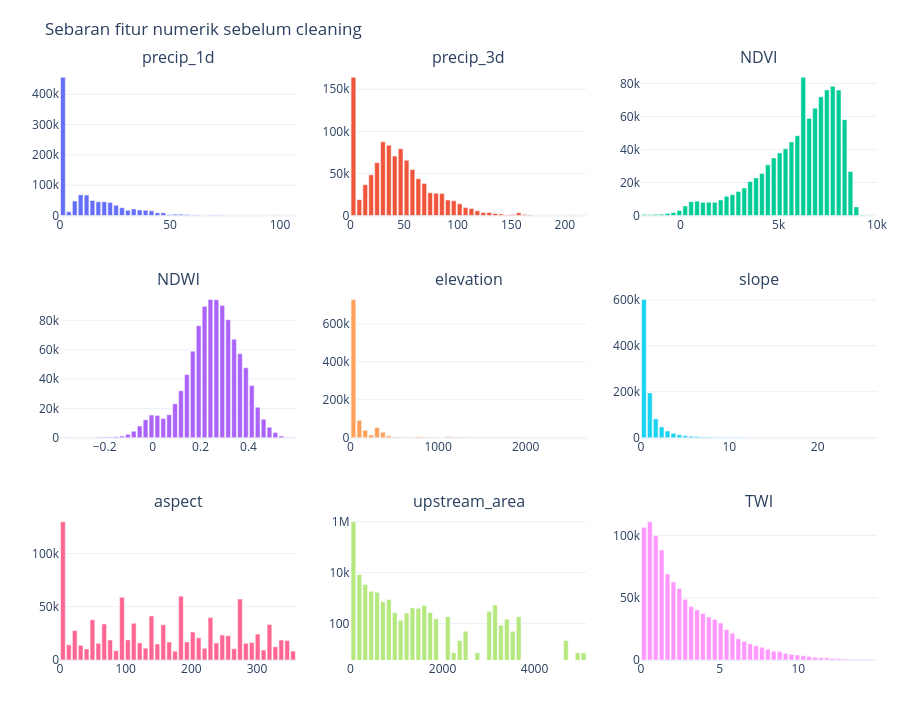

Write notebook code for a chart like this one.
### Code cell
KOLOM_HIST = ['precip_1d', 'precip_3d', 'NDVI', 'NDWI', 'elevation', 'slope', 'aspect', 'upstream_area', 'TWI']
JUMLAH_BIN = 40

fig0 = make_subplots(rows=3, cols=3, subplot_titles=KOLOM_HIST, vertical_spacing=0.13)
for i, k in enumerate(KOLOM_HIST):
    nilai_min, nilai_max = df[k].min(), df[k].max()
    lebar = (nilai_max - nilai_min) / JUMLAH_BIN
    ringkas = (
        df.select(((pl.col(k) - nilai_min) / lebar).floor().clip(0, JUMLAH_BIN - 1).alias('bin'))
        .group_by('bin').agg(pl.len().alias('n')).sort('bin')
    )
    x = [nilai_min + (b + 0.5) * lebar for b in ringkas['bin'].to_list()]
    fig0.add_bar(x=x, y=ringkas['n'].to_list(), row=i // 3 + 1, col=i % 3 + 1, showlegend=False)

fig0.update_yaxes(type='log', row=3, col=2)   # upstream_area: sumbu Y logaritmik
fig0.update_layout(title='Sebaran fitur numerik sebelum cleaning ', height=720)
tampilkan(fig0, 'qc_00_sebaran_fitur_awal')

### Figure 1 — Plotly figure (JSON) as saved in the notebook; plotly's stock layout.template omitted (floating-point values rounded to 4 significant figures)
{"data": [{"showlegend": false, "type": "bar", "x": [1.341, 4.023, 6.706, 9.388, 12.07, 14.75, 17.43, 20.12, 22.8, 25.48, 28.16, 30.85, 33.53, 36.21, 38.89, 41.57, 44.26, 46.94, 49.62, 52.3, 54.99, 57.67, 60.35, 63.03, 65.71, 68.4, 71.08, 73.76, 76.44, 79.13, 81.81, 84.49, 87.17, 92.54, 95.22, 100.6, 105.9], "xaxis": "x", "y": [456039, 12251, 47827, 68286, 67470, 49975, 45228, 45403, 43058, 33626, 25764, 17062, 21914, 18557, 17608, 15385, 9053, 9098, 3393, 4505, 4451, 3091, 1459, 1365, 314, 1366, 690, 1170, 69, 248, 16, 14, 5, 15, 2, 6, 18], "yaxis": "y"}, {"showlegend": false, "type": "bar", "x": [2.753, 8.258, 13.76, 19.27, 24.77, 30.28, 35.79, 41.29, 46.8, 52.3, 57.81, 63.31, 68.82, 74.32, 79.83, 85.33, 90.84, 96.35, 101.9, 107.4, 112.9, 118.4, 123.9, 129.4, 134.9, 140.4, 145.9, 151.4, 156.9, 162.4, 167.9, 173.4, 178.9, 184.4, 195.4, 217.5], "xaxis": "x2", "y": [164194, 18823, 36661, 48300, 62763, 87502, 83382, 70609, 79418, 65669, 54591, 43665, 38172, 27081, 26577, 26056, 18441, 17478, 13989, 9657, 8395, 5719, 3536, 3539, 2482, 1907, 739, 1099, 3272, 1112, 673, 47, 33, 169, 39, 12], "yaxis": "y2"}, {"showlegend": false, "type": "bar", "x": [-1850, -1550, -1250, -950, -650, -350, -50, 250, 550, 850, 1150, 1450, 1750, 2050, 2350, 2650, 2950, 3250, 3550, 3850, 4150, 4450, 4750, 5050, 5350, 5650, 5950, 6250, 6550, 6850, 7150, 7450, 7750, 8050, 8350, 8650, 8950, 9250, 9550, 9850], "xaxis": "x3", "y": [558, 425, 741, 826, 1255, 1889, 3082, 5755, 8380, 8709, 7953, 8099, 7972, 9408, 11652, 12640, 14564, 16607, 20558, 22747, 25429, 30706, 34855, 37905, 40353, 44551, 48333, 83670, 58830, 64985, 71811, 76035, 78169, 75975, 58036, 26632, 5236, 350, 97, 23], "yaxis": "y3"}, {"showlegend": false, "type": "bar", "x": [-0.3737, -0.3245, -0.2999, -0.2752, -0.2506, -0.226, -0.2014, -0.1768, -0.1522, -0.1276, -0.103, -0.07843, -0.05383, -0.02923, -0.004626, 0.01998, 0.04458, 0.06918, 0.09378, 0.1184, 0.143, 0.1676, 0.1922, 0.2168, 0.2414, 0.266, 0.2906, 0.3152, 0.3398, 0.3644, 0.389, 0.4136, 0.4382, 0.4628, 0.4874, 0.512, 0.5366, 0.5612, 0.5858], "xaxis": "x4", "y": [2, 2, 13, 40, 87, 409, 475, 492, 704, 1122, 2393, 4500, 7993, 12350, 15485, 15200, 13046, 15719, 23246, 32039, 43072, 58994, 76396, 89593, 94239, 94062, 90211, 80455, 67214, 57219, 47729, 35541, 20805, 12572, 7200, 3600, 1280, 281, 21], "yaxis": "y4"}, {"showlegend": false, "type": "bar", "x": [33.67, 101.0, 168.4, 235.7, 303.1, 370.4, 437.8, 505.1, 572.5, 639.8, 707.2, 774.5, 841.9, 909.2, 976.6, 1044.0, 1111.0, 1179.0, 1246.0, 1313.0, 1381.0, 1448.0, 1515.0, 1583.0, 1650.0, 1717.0, 1785.0, 1852.0, 1919.0, 1987.0, 2054.0, 2122.0, 2189.0, 2256.0, 2324.0, 2391.0, 2458.0, 2526.0, 2593.0, 2660.0], "xaxis": "x5", "y": [728259, 92106, 39508, 14448, 54432, 29463, 9961, 4557, 2933, 2618, 1932, 5649, 3773, 2415, 2702, 1995, 5229, 3297, 4053, 2639, 2205, 1750, 1211, 861, 1001, 1484, 1869, 966, 742, 539, 371, 161, 231, 266, 91, 28, 21, 14, 7, 14], "yaxis": "y5"}, {"showlegend": false, "type": "bar", "x": [0.334, 1.002, 1.67, 2.338, 3.006, 3.674, 4.342, 5.01, 5.678, 6.346, 7.014, 7.682, 8.35, 9.018, 9.686, 10.35, 11.02, 11.69, 12.36, 13.03, 13.69, 14.36, 15.03, 15.7, 16.37, 17.03, 17.7, 18.37, 19.04, 19.71, 20.37, 21.04, 21.71, 22.38, 23.05, 23.71, 24.38, 25.05, 25.72, 26.39], "xaxis": "x6", "y": [601293, 195195, 82453, 47285, 29617, 19523, 13461, 8911, 6734, 5054, 3577, 2835, 1890, 1596, 1442, 1106, 777, 623, 413, 434, 301, 210, 175, 147, 105, 126, 56, 70, 56, 98, 49, 49, 21, 28, 21, 28, 21, 7, 7, 7], "yaxis": "y6"}, {"showlegend": false, "type": "bar", "x": [4.492, 13.48, 22.46, 31.44, 40.43, 49.41, 58.39, 67.38, 76.36, 85.35, 94.33, 103.3, 112.3, 121.3, 130.3, 139.2, 148.2, 157.2, 166.2, 175.2, 184.2, 193.1, 202.1, 211.1, 220.1, 229.1, 238.1, 247.1, 256.0, 265.0, 274.0, 283.0, 292.0, 301.0, 309.9, 318.9, 327.9, 336.9, 345.9, 354.9], "xaxis": "x7", "y": [129773, 14203, 27664, 13741, 10388, 37758, 15687, 33803, 18739, 8687, 58947, 18893, 34489, 16016, 11109, 41293, 15001, 33061, 16863, 8302, 59864, 17010, 26278, 20797, 10983, 39851, 15953, 23436, 22799, 10619, 57162, 15743, 16324, 24304, 9289, 33271, 12397, 18732, 18228, 8344], "yaxis": "y7"}, {"showlegend": false, "type": "bar", "x": [64.11, 192.3, 320.5, 448.8, 577.0, 705.2, 833.4, 961.6, 1090.0, 1218.0, 1346.0, 1474.0, 1603.0, 1731.0, 1859.0, 2116.0, 2244.0, 2372.0, 2500.0, 2757.0, 3013.0, 3141.0, 3269.0, 3398.0, 3526.0, 3654.0, 4680.0, 4936.0, 5064.0], "xaxis": "x8", "y": [1004871, 8463, 3381, 1834, 1694, 707, 882, 266, 133, 259, 413, 392, 504, 266, 154, 182, 7, 21, 49, 7, 294, 525, 84, 147, 49, 182, 21, 7, 7], "yaxis": "y8"}, {"showlegend": false, "type": "bar", "x": [0.1875, 0.5624, 0.9373, 1.312, 1.687, 2.062, 2.437, 2.812, 3.187, 3.562, 3.937, 4.312, 4.686, 5.061, 5.436, 5.811, 6.186, 6.561, 6.936, 7.311, 7.686, 8.061, 8.436, 8.811, 9.185, 9.56, 9.935, 10.31, 10.69, 11.06, 11.43, 11.81, 12.18, 12.56, 12.93, 13.31, 13.68, 14.06, 14.43, 14.81], "xaxis": "x9", "y": [106526, 111006, 99771, 88291, 69090, 62608, 57358, 48741, 42945, 40306, 37324, 34538, 32620, 29631, 24514, 21392, 17038, 14812, 13041, 11389, 10213, 8547, 7014, 6734, 5222, 4641, 3983, 3360, 2828, 2198, 1792, 1729, 1218, 1134, 882, 504, 490, 231, 133, 7], "yaxis": "y9"}], "layout": {"annotations": [{"font": {"size": 16}, "showarrow": false, "text": "precip_1d", "x": 0.1444, "xanchor": "center", "xref": "paper", "y": 1, "yanchor": "bottom", "yref": "paper"}, {"font": {"size": 16}, "showarrow": false, "text": "precip_3d", "x": 0.5, "xanchor": "center", "xref": "paper", "y": 1, "yanchor": "bottom", "yref": "paper"}, {"font": {"size": 16}, "showarrow": false, "text": "NDVI", "x": 0.8556, "xanchor": "center", "xref": "paper", "y": 1, "yanchor": "bottom", "yref": "paper"}, {"font": {"size": 16}, "showarrow": false, "text": "NDWI", "x": 0.1444, "xanchor": "center", "xref": "paper", "y": 0.6233, "yanchor": "bottom", "yref": "paper"}, {"font": {"size": 16}, "showarrow": false, "text": "elevation", "x": 0.5, "xanchor": "center", "xref": "paper", "y": 0.6233, "yanchor": "bottom", "yref": "paper"}, {"font": {"size": 16}, "showarrow": false, "text": "slope", "x": 0.8556, "xanchor": "center", "xref": "paper", "y": 0.6233, "yanchor": "bottom", "yref": "paper"}, {"font": {"size": 16}, "showarrow": false, "text": "aspect", "x": 0.1444, "xanchor": "center", "xref": "paper", "y": 0.2467, "yanchor": "bottom", "yref": "paper"}, {"font": {"size": 16}, "showarrow": false, "text": "upstream_area", "x": 0.5, "xanchor": "center", "xref": "paper", "y": 0.2467, "yanchor": "bottom", "yref": "paper"}, {"font": {"size": 16}, "showarrow": false, "text": "TWI", "x": 0.8556, "xanchor": "center", "xref": "paper", "y": 0.2467, "yanchor": "bottom", "yref": "paper"}], "height": 720, "margin": {"b": 60, "l": 60, "r": 20, "t": 70}, "title": {"text": "Sebaran fitur numerik sebelum cleaning "}, "xaxis": {"anchor": "y", "domain": [0, 0.2889]}, "xaxis2": {"anchor": "y2", "domain": [0.3556, 0.6444]}, "xaxis3": {"anchor": "y3", "domain": [0.7111, 1]}, "xaxis4": {"anchor": "y4", "domain": [0, 0.2889]}, "xaxis5": {"anchor": "y5", "domain": [0.3556, 0.6444]}, "xaxis6": {"anchor": "y6", "domain": [0.7111, 1]}, "xaxis7": {"anchor": "y7", "domain": [0, 0.2889]}, "xaxis8": {"anchor": "y8", "domain": [0.3556, 0.6444]}, "xaxis9": {"anchor": "y9", "domain": [0.7111, 1]}, "yaxis": {"anchor": "x", "domain": [0.7533, 1]}, "yaxis2": {"anchor": "x2", "domain": [0.7533, 1]}, "yaxis3": {"anchor": "x3", "domain": [0.7533, 1]}, "yaxis4": {"anchor": "x4", "domain": [0.3767, 0.6233]}, "yaxis5": {"anchor": "x5", "domain": [0.3767, 0.6233]}, "yaxis6": {"anchor": "x6", "domain": [0.3767, 0.6233]}, "yaxis7": {"anchor": "x7", "domain": [0, 0.2467]}, "yaxis8": {"anchor": "x8", "domain": [0, 0.2467], "type": "log"}, "yaxis9": {"anchor": "x9", "domain": [0, 0.2467]}}}
